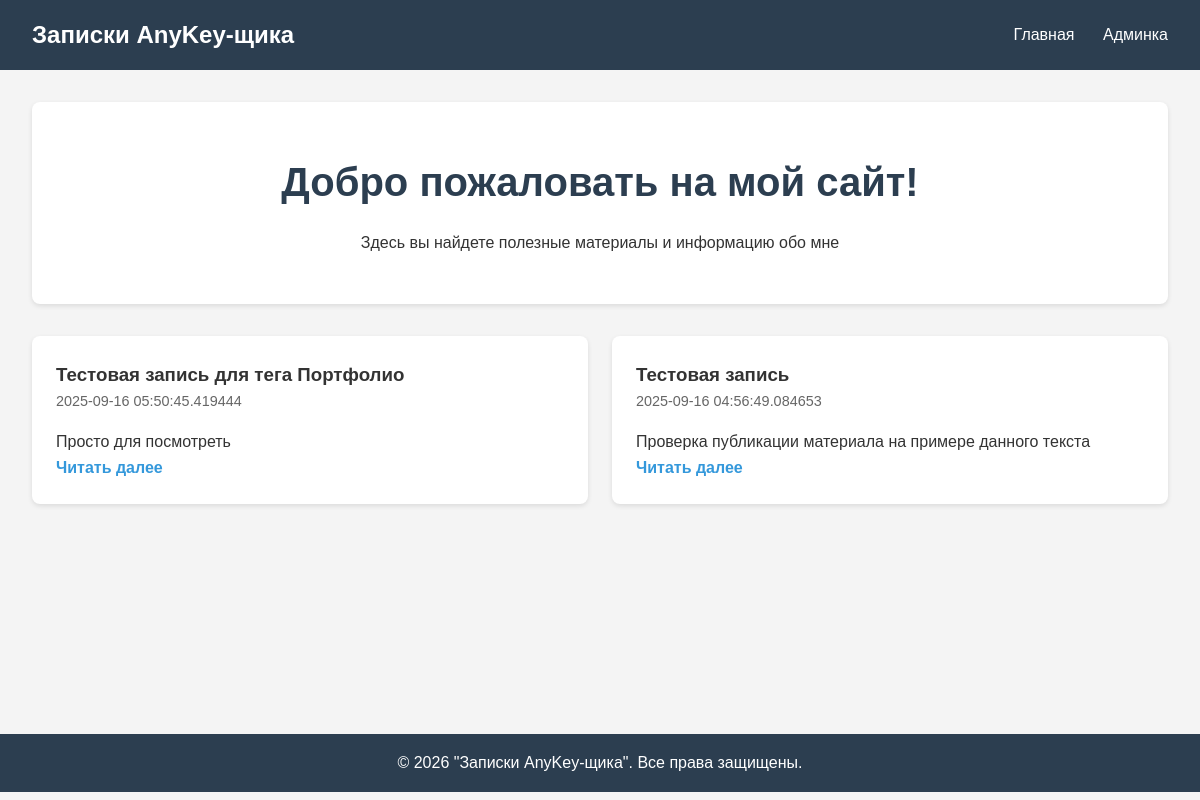
The page / on the database its author committed.
### models.py (models this page shows)
class Material(Base):
    __tablename__ = "materials"
    id = Column(Integer, primary_key=True, index=True)
    title = Column(String(200), nullable=False)
    content = Column(Text, nullable=False)
    category = Column(String(50), default="general")
    created_at = Column(DateTime, default=datetime.utcnow)
    updated_at = Column(DateTime, default=datetime.utcnow, onupdate=datetime.utcnow)

### main.py (the view)
@app.get("/", response_class=HTMLResponse)
async def read_root(request: Request, db: Session = Depends(get_db)):
    materials = get_materials(db)
    return templates.TemplateResponse("index.html", {
        "request": request,
        "materials": materials
    })

### templates/index.html
{% extends "base.html" %}
{% block content %}
<div class="hero">
    <h1>Добро пожаловать на мой сайт!</h1>
    <p>Здесь вы найдете полезные материалы и информацию обо мне</p>
</div>
<div class="materials-grid">
    {% for material in materials %}
    <div class="material-card">
        <h3>{{ material.title }}</h3>
        <p class="material-date">{{ material.created_at }}</p>
        <p>{{ material.content[:100] }}{% if material.content|length > 100 %}...{% endif %}</p>
        <a href="/material/{{ material.id }}" class="read-more">Читать далее</a>
    </div>
    {% else %}
    <div class="no-materials">
        <p>Пока нет материалов. Зайдите позже!</p>
    </div>
    {% endfor %}
</div>
{% endblock %}

### static/style.css (style rules this page uses)
* { margin: 0; padding: 0; box-sizing: border-box; }
body { font-family: 'Arial', sans-serif; line-height: 1.6; color: #333; background-color: #f4f4f4; }
.hero { text-align: center; padding: 3rem 0; background: white; border-radius: 8px; margin-bottom: 2rem; box-shadow: 0 2px 5px rgba(0,0,0,0.1); }
.hero h1 { font-size: 2.5rem; margin-bottom: 1rem; color: #2c3e50; }
.materials-grid { display: grid; grid-template-columns: repeat(auto-fit, minmax(300px, 1fr)); gap: 1.5rem; margin-top: 2rem; }
.material-card { background: white; padding: 1.5rem; border-radius: 8px; box-shadow: 0 2px 5px rgba(0,0,0,0.1); transition: transform 0.2s; }
.material-date { color: #666; font-size: 0.9rem; margin-bottom: 1rem; }
.read-more { color: #3498db; text-decoration: none; font-weight: bold; }

### rows shown on the page
Material: title "Тестовая запись для тега Портфолио", created_at "2025-09-16 05:50:45.419444", content "Просто для посмотреть"
Material: title "Тестовая запись", created_at "2025-09-16 04:56:49.084653", content "Проверка публикации материала на примере данного текста"
